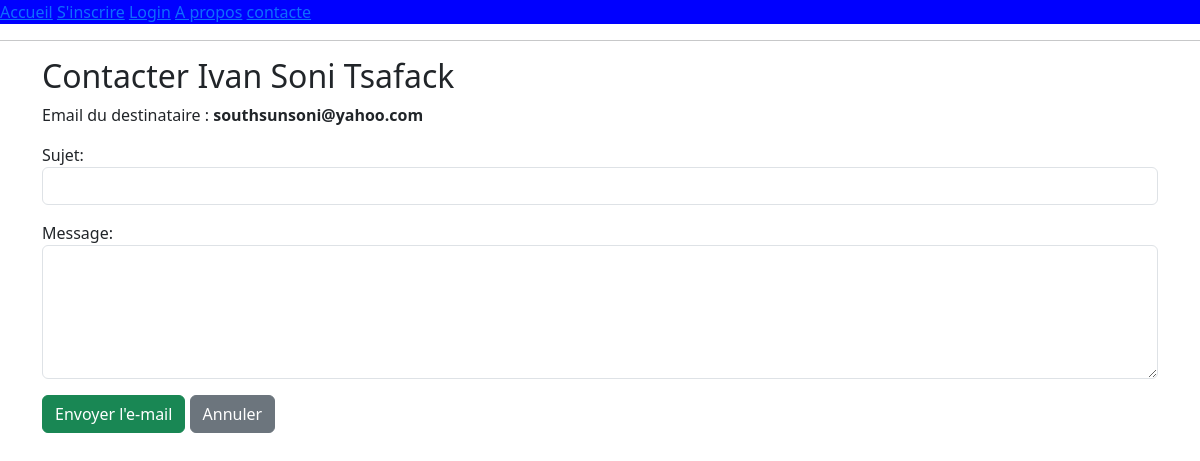
Page /contacter/16/ on the committed database.
### members/models.py (models this page shows, shortened)
class Membre(models.Model):
    user = models.OneToOneField(User,on_delete=models.CASCADE, null=True, blank=True)
    STATUS_ACTIVITE=[
        ('actif', 'Àctif'),
        ('inactif', 'Inactif'),
        ('en_probation', 'En probation'),
        ('default', ''),
    ]
    nom = models.CharField(max_length=100)
    prenom = models.CharField(max_length=100)
    email = models.EmailField(unique=False)
    matricule= models.CharField(max_length=6,unique=True)
    status= models.CharField(max_length=20,choices=STATUS_ACTIVITE, default='default')
    cotisation = models.DecimalField(max_digits=10, decimal_places=2, default=0.00)

### members/views.py (the view)
# urls.py: path('contacter/<int:membre_id>/', views.contacter_membre, name='contacter_membre'),
def contacter_membre(request, membre_id):
    membre = get_object_or_404(Membre, id=membre_id)
    if request.method == 'POST':
        form = ContactMessageForm(request.POST)
        if form.is_valid():
            sujet = form.cleaned_data['sujet']
            corps = form.cleaned_data['message']
            expediteur = 'solidaritecameroun06@gmail.com'
            try:
                send_mail(sujet, corps, expediteur, [membre.email])
                messages.success(request, f"Message envoyé à {membre.prenom} !")
                return redirect('liste_membres')
            except Exception as e:
                messages.error(request, f"Erreur d'envoi : {e}")
    else:
        form = ContactMessageForm(initial={'sujet': ''})
    return render(request, 'members/contacter_membre.html', {'form': form, 'membre': membre})

### members/forms.py
class ContactMessageForm(forms.Form):
    sujet = forms.CharField(max_length=100, widget=forms.TextInput(attrs={'class': 'form-control'}))
    message = forms.CharField(widget=forms.Textarea(attrs={'class': 'form-control', 'rows': 5}))

### members/templates/members/contacter_membre.html (shortened to what this page needs)
{% extends 'members/accueil.html' %}
{% block content %}
<div class="container">
    <h2>Contacter {{ membre.prenom }} {{ membre.nom }}</h2>
    <p>Email du destinataire : <strong>{{ membre.email }}</strong></p>
    <form method="post">
        {{ form.as_p }}
        <button type="submit" class="btn btn-success">Envoyer l'e-mail</button>
        <a href="{% url 'liste_membres' %}" class="btn btn-secondary">Annuler</a>
    </form>
</div>
{% endblock %}

### rows in the picture
Membre: prenom "Ivan", nom "Soni Tsafack", email "southsunsoni@yahoo.com"
